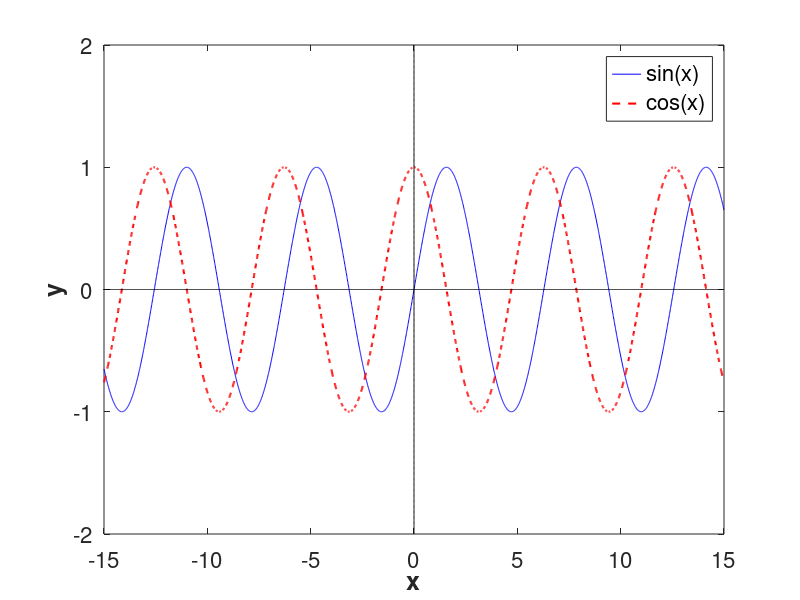

The MATLAB source for this figure:
clear all; clc; close all; 

set(0,'defaultaxesfontsize',16);

x=-15:0.01:15;
y=-2:0.01:2;

y1=sin(x);
y2=cos(x);

figure(1)
plot(x,y1,'b-',x,y2,'r--','linewidth',1.5)
hold on
plot(x,zeros(size(x)),'k-','linewidth',0.2)
plot(zeros(size(y)),y,'k-','linewidth',0.2)
hold off
legend('sin(x)','cos(x)','fontsize',16)
ylim([-2 2])
xlabel('x','FontSize',18,'FontWeight','bold')
ylabel('y','FontSize',18,'FontWeight','bold')

